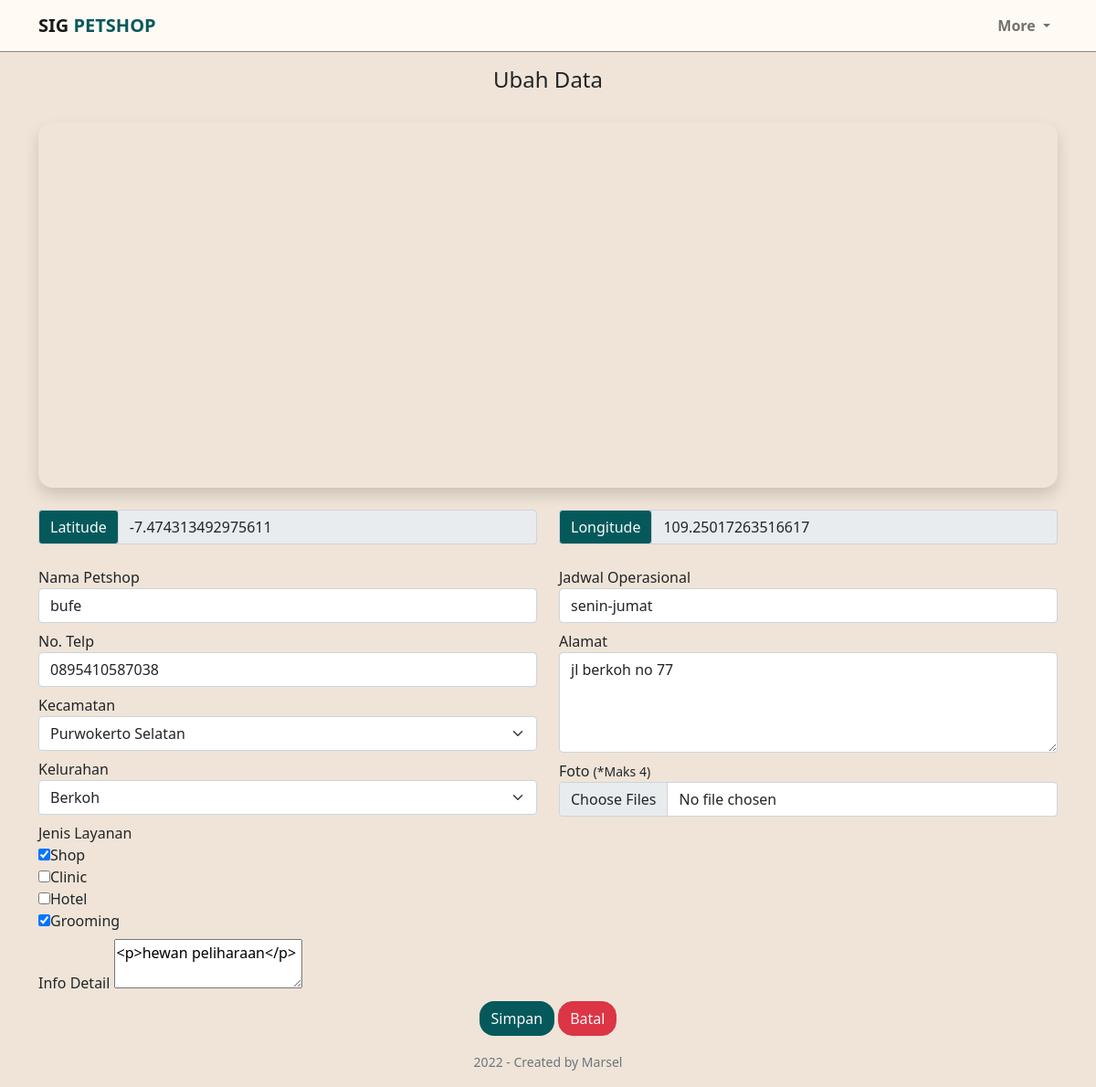
The page /admin/edit-data.php?id=24 (signed in) on the database its author committed.
### tables this page shows
CREATE TABLE `lokasi` (
  `id_lokasi` int(2) NOT NULL,
  `nama` varchar(50) NOT NULL,
  `info` text NOT NULL,
  `alamat` text NOT NULL,
  `jadwal` text NOT NULL,
  `telp` varchar(20) NOT NULL,
  `layanan` varchar(255) NOT NULL,
  `id_kecamatan` int(2) NOT NULL,
  `id_kelurahan` int(2) NOT NULL,
  `lat` text NOT NULL,
  `lng` text NOT NULL,
  `id_admin` int(2) NOT NULL
);

### admin/edit-data.php (the view, shortened to what this page needs)
<?php
include "koneksi.php";
$id = $_GET['id'];
$sqlKecamatan = "SELECT * FROM kecamatan ORDER BY nama_kecamatan ASC";
$listKecamatan = mysqli_query($conn, $sqlKecamatan);
$sqlKelurahan = "SELECT * FROM kelurahan";
$listKelurahan = mysqli_query($conn, $sqlKelurahan);
$query = mysqli_query($conn, "SELECT * FROM lokasi WHERE id_lokasi = '$id'");
while ($value = mysqli_fetch_assoc($query)) {
  $nama = $value['nama'];
  $telp = $value['telp'];
  $kecamatan = $value['id_kecamatan'];
  $kelurahan = $value['id_kelurahan'];
  $jadwal = $value['jadwal'];
  $alamat = $value['alamat'];
  $info = $value['info'];
  $lat = $value['lat'];
  $lng = $value['lng'];
  $layanan = explode(', ', $value['layanan']);
  $items = array("nama" => "$nama", "info" => "$info", "alamat" => "$alamat", "jadwal" => "$jadwal", "telp" => "$telp", "kecamatan" => "$kecamatan", "kelurahan" => "$kelurahan", "lat" => "$lat", "lng" => "$lng");
}
?>
<!DOCTYPE html>
<html lang="en">
  <head>
    <link href="https://cdn.jsdelivr.net/npm/bootstrap@5.1.3/dist/css/bootstrap.min.css" rel="stylesheet" />
    <link rel="stylesheet" href="https://cdn.jsdelivr.net/npm/bootstrap-icons@1.8.2/font/bootstrap-icons.css" />
    <link href="https://api.mapbox.com/mapbox-gl-js/v2.8.2/mapbox-gl.css" rel="stylesheet" />
    <link rel="stylesheet" href="style.css" />
  </head>
  <body>
    <section id="navbar">
      <nav class="navbar navbar-expand-lg navbar-light" style="background-color: #fffaf4">
        <div class="container">
          <a class="navbar-brand" href="dashboard.php">
            <strong>SIG <span style="color: #05595b">PETSHOP</span></strong>
          </a>
          <div class="collapse navbar-collapse justify-content-end" id="navbarTogglerDemo02">
            <ul class="navbar-nav mb-2 mb-lg-0">
              <li class="nav-item dropdown">
                <a class="nav-link dropdown-toggle" href="#" id="navbarDropdown" role="button" data-bs-toggle="dropdown" aria-expanded="false"> <strong>More</strong> </a>
              </li>
            </ul>
          </div>
        </div>
      </nav>
      <hr style="margin: 0px 0px; height: 1px; opacity: 0.5" />
    </section>
    <section id="tambah-data-form">
      <div class="tambah-data-form">
        <div class="container">
          <div class="row text-center">
            <h4>Ubah Data</h4>
          </div>
          <div class="row">
            <div class="col-sm-12">
              <div id="map" class="map shadow mt-4" style="width: 100%; height: 400px"></div>
            </div>
            <div class="col-sm-12 mt-4">
              <form action="proses.php?p=ubah_lokasi" method="POST" enctype="multipart/form-data">
                <div class="row">
                  <div class="col-sm-12">
                    <div class="row">
                      <div class="col-sm-6">
                        <div class="input-group mb-3">
                          <div class="input-group-prepend">
                            <span class="input-group-text font-weight-bold text-light" style="background-color: #05595b" id="label-latitude">Latitude</span>
                          </div>
                          <input type="text" class="form-control" id="lat" name="lat" aria-describedby="label-latitude" value="<?php echo $items['lat']; ?>" readonly />
                        </div>
                      </div>
                      <div class="col-sm-6">
                        <div class="input-group mb-3">
                          <div class="input-group-prepend">
                            <span class="input-group-text font-weight-bold text-light" style="background-color: #05595b" id="label-longitude">Longitude</span>
                          </div>
                          <input type="text" class="form-control" id="lng" name="lng" aria-describedby="label-longitude" value="<?php echo $items['lng']; ?>" readonly/>
                        </div>
                      </div>
                    </div>
                  </div>
                  <div class="col-sm-6">
                    <div class="form-group">
                      <label for="">Nama Petshop</label>
                      <input type="text" class="form-control" id="nama" name="nama" value="<?php echo $items['nama']; ?>" placeholder="Masukan nama petshop"/>
                    </div>
                    <div class="form-group">
                      <label for="phone">No. Telp</label>
                      <input type="tel" id="phone" name="phone" class="form-control" value="<?php echo $items['telp']; ?>" placeholder="Masukan no. telp" />
                    </div>
                    <div class="form-group">
                      <label for="">Kecamatan</label>
                      <select class="form-select" id="kecamatan" name="kecamatan">
                        <?php
                          while ($row = mysqli_fetch_assoc($listKecamatan)) {
                            ?>
                          <option value="<?php echo $row['id_kecamatan']; ?>">
                            <?php echo $row['nama_kecamatan']; ?></option>
                          <?php
                        }
                           ?>
                      </select>
                    </div>
                    <div class="form-group">
                      <label for="">Kelurahan</label>
                      <select class="form-select" id="kelurahan" name="kelurahan">
                        <?php
                          while ($row = mysqli_fetch_assoc($listKelurahan)) {
                            ?>
                            <option class="<?php echo $row['id_kecamatan']; ?>" value="<?php echo $row['id_kelurahan']; ?>" >
                            <?php echo $row['nama_kelurahan']; ?></option>
                            <?php
                          }
                            ?>
                      </select>
                    </div>
                    <div class="form-group">
                      <label for="">Jenis Layanan</label><br>
                      <label>
                        <input type="checkbox" name="layanan[]" value="Shop" <?php if(in_array("Shop", $layanan)) {echo "checked";} ?>>Shop
                      </label> <br>
                      <label>
                        <input type="checkbox" name="layanan[]" value="Clinic" <?php if(in_array("Clinic", $layanan)) {echo "checked";} ?>>Clinic
                      </label> <br>
                      <label>
                        <input type="checkbox" name="layanan[]" value="Hotel" <?php if(in_array("Hotel", $layanan)) {echo "checked";} ?>>Hotel
                      </label> <br>
                      <label>
                        <input type="checkbox" name="layanan[]" value="Grooming" <?php if(in_array("Grooming", $layanan)) {echo "checked";} ?>>Grooming
                      </label> <br>
                    </div>
                  </div>
                  <div class="col-sm-6">
                    <div class="form-group">
                      <label for="">Jadwal Operasional</label>
                      <input type="text" class="form-control" id="jadwal" name="jadwal" value="<?php echo $items['jadwal']; ?>" placeholder="Masukkan jadwal operasional" />
                    </div>
                    <div class="form-group">
                      <label for="">Alamat</label>
                      <textarea class="form-control" id="alamat" name="alamat" rows="4"><?php echo $items['alamat']; ?></textarea>
                    </div>
                    <div class="form-group">
                      <label for="formFileMultiple" class="form-label mb-auto">Foto <small>(*Maks 4)</small></label>
                      <input class="form-control" type="file" id="formFileMultiple" name="foto[]" accept="image/*" multiple />
                    </div>
                  </div>
                </div>
                <div class="row mt-2">
                  <div class="col-sm-12">
                    <label for="">Info Detail</label>
                    <textarea class="ckeditor" id="ckedtor" name="info"><?php echo $items['info']; ?></textarea>
                  </div>
                </div>
                <div class="row mt-2">
                  <div class="col-sm-12 d-flex justify-content-center">
                    <button type="submit" class="btn btn-block text-light" style="background-color: #05595b">Simpan</button>
                    <a href="data-petshop.php" class="btn btn-block btn-danger text-light ms-1">Batal</a>
                  </div>
                </div>
              </form>
            </div>
          </div>
        </div>
      </div>
    </section>
    <section id="footer">
      <div class="py-3">
        <div class="container">
          <div class="row">
            <div class="col">
              <p class="text-secondary mb-0 text-center"><small>2022 - Created by Marsel</small></p>
            </div>
          </div>
        </div>
      </div>
    </section>
  </body>
</html>

### admin/style.css (style rules this page uses)
body { background-color: #efe4d7; }
.filter-and-map, .table-data, .tambah-data-form { margin-top: 1em; }
.map { border-radius: 1em; }
.tambah-data-form .form-group { margin-top: 0.5em; }
.btn { border-radius: 1em; }

### rows shown on the page
lokasi: lat "-7.474313492975611", lng "109.25017263516617", nama "bufe", phone "0895410587038", layanan "☑", jadwal "senin-jumat", alamat "jl berkoh no 77", info "<p>hewan peliharaan</p>"

### other values the page prints
form field kecamatan "Purwokerto Selatan"
form field kelurahan "Berkoh"
